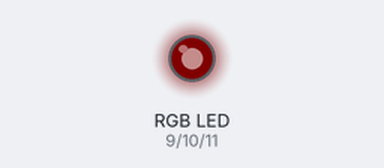
Bench run of a sketch on a simulated Arduino Uno, built with avr-gcc and run on an emulated ATmega328P. Shown: an RGB LED mixed from three pins (HIGH = lit). Dim RGB values are drawn brighter than linear.

Above: at 0.05 s.
At 2.15 s:
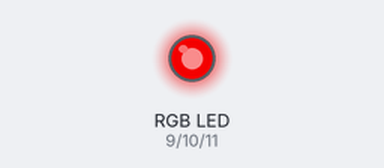
At 3.75 s:
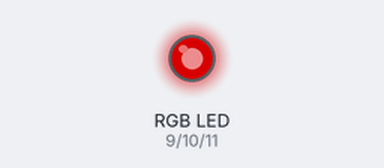
At 7.45 s:
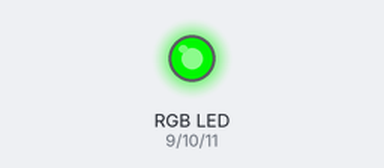
At 11.75 s:
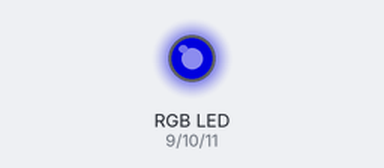
At 14.85 s:
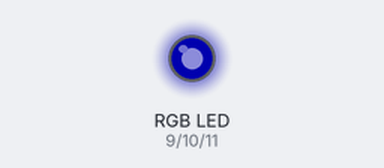
Timing chart, 0 to 20.0 s (numbered marks = the images above):
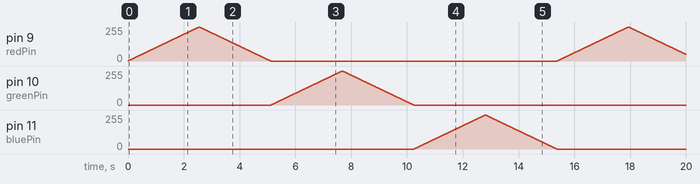

The sketch:

rgb-pwm-pulse.ino
```cpp
int redPin = 9;
int greenPin = 10;
int bluePin = 11;

int red = 0;
int green = 0;
int blue = 0;

bool dir = 1;
int i = 0;

int pins[] = {redPin, greenPin, bluePin};
int rgb[] = {red, green, blue};

void setup() {
  // put your setup code here, to run once:
  pinMode(redPin, OUTPUT);
  pinMode(greenPin, OUTPUT);
  pinMode(bluePin, OUTPUT);
}

void loop() {
  // put your main code here, to run repeatedly:
  if (rgb[i] < 255 && dir == 1)
  {
    rgb[i] ++;
  }
  else if (rgb[i] > 0 && dir == 0)
  {
    rgb[i] --;
  }
  else
  {
    if(dir == 0)
    {
      if(i < 2)
      {
        i++;
      }
      else
      {
        i = 0;
      }
    }
    dir = !dir;
  }
  analogWrite(pins[i], rgb[i]);

  //setColour(red,green,blue);
  delay(10);

}

void setColour(int r,int g, int b)
{
    analogWrite(redPin, r);
    analogWrite(greenPin, g);
    analogWrite(blue, b);

}
```
